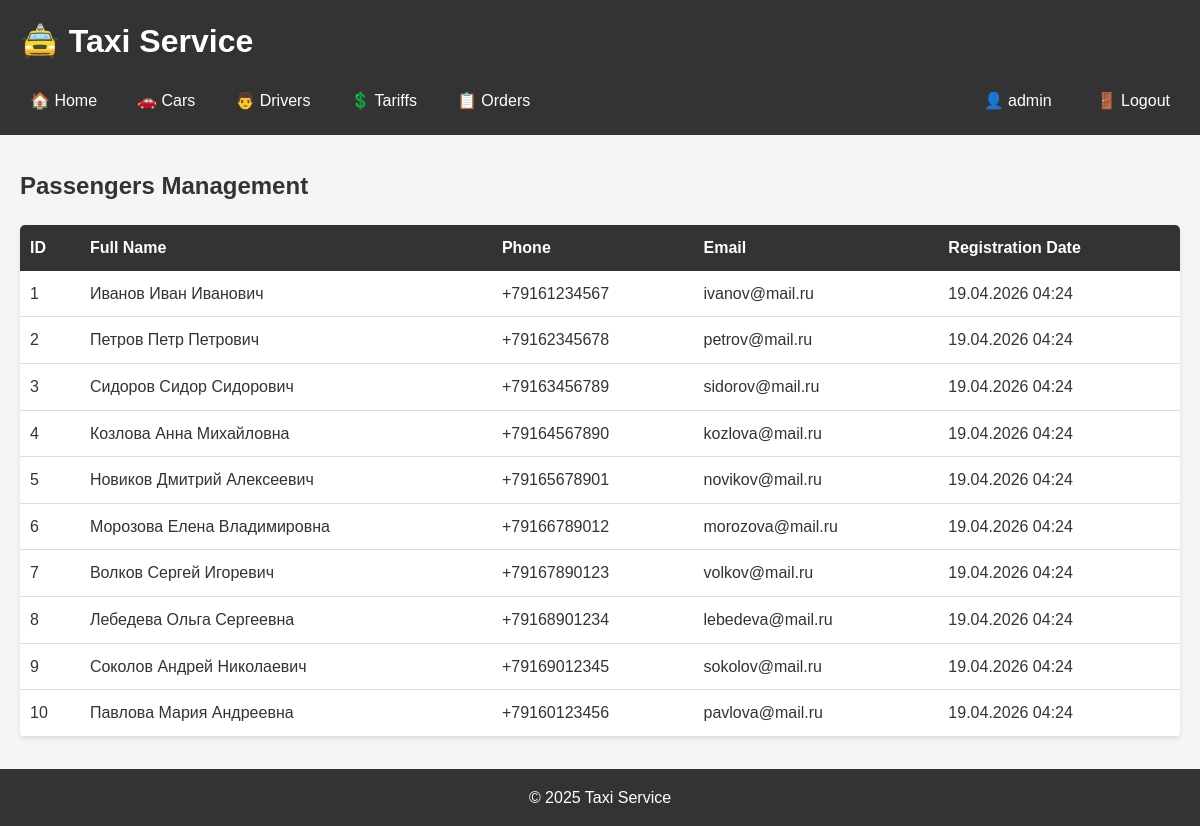
The page /pages/passengers.php (signed in) on the database its author committed.
### tables this page shows
CREATE TABLE `passengers` (
  `passenger_id` int(11) NOT NULL,
  `full_name` varchar(100) NOT NULL,
  `phone` varchar(20) NOT NULL,
  `email` varchar(100) DEFAULT NULL,
  `registration_date` timestamp NOT NULL DEFAULT current_timestamp()
);

### pages/passengers.php (the view, shortened to what this page needs)
<?php
include "../includes/header.php";
$passengers = $pdo->query("SELECT * FROM passengers ORDER BY passenger_id")->fetchAll();
?>
<h2>Passengers Management</h2>
<table style="width: 100%; border-collapse: collapse; margin-top: 20px;">
    <thead>
        <tr style="background: #333; color: white;">
            <th style="padding: 10px; text-align: left;">ID</th>
            <th style="padding: 10px; text-align: left;">Full Name</th>
            <th style="padding: 10px; text-align: left;">Phone</th>
            <th style="padding: 10px; text-align: left;">Email</th>
            <th style="padding: 10px; text-align: left;">Registration Date</th>
        </tr>
    </thead>
    <tbody>
        <?php foreach ($passengers as $passenger): ?>
        <tr style="border-bottom: 1px solid #ddd;">
            <td style="padding: 10px;"><?= $passenger["passenger_id"] ?></td>
            <td style="padding: 10px;"><?= htmlspecialchars($passenger["full_name"]) ?></td>
            <td style="padding: 10px;"><?= htmlspecialchars($passenger["phone"]) ?></td>
            <td style="padding: 10px;"><?= htmlspecialchars($passenger["email"] ?? "-") ?></td>
            <td style="padding: 10px;"><?= date("d.m.Y H:i", strtotime($passenger["registration_date"])) ?></td>
        </tr>
        <?php endforeach; ?>
    </tbody>
</table>
<?php include "../includes/footer.php"; ?>

### assets/style.css (style rules this page uses)
* { margin: 0; padding: 0; box-sizing: border-box; }
body { font-family: Arial, sans-serif; background-color: #f5f5f5; color: #333; line-height: 1.6; }
h2 { margin-bottom: 1rem; color: #333; }
table { background: white; border-radius: 5px; overflow: hidden; box-shadow: 0 2px 5px rgba(0,0,0,0.1); }

### rows shown on the page
passengers: passenger_id "1", full_name "Иванов Иван Иванович", phone "+79161234567", email "ivanov@mail.ru", registration_date "19.04.2026 04:24"
passengers: passenger_id "2", full_name "Петров Петр Петрович", phone "+79162345678", email "petrov@mail.ru", registration_date "19.04.2026 04:24"
passengers: passenger_id "3", full_name "Сидоров Сидор Сидорович", phone "+79163456789", email "sidorov@mail.ru", registration_date "19.04.2026 04:24"
passengers: passenger_id "4", full_name "Козлова Анна Михайловна", phone "+79164567890", email "kozlova@mail.ru", registration_date "19.04.2026 04:24"
passengers: passenger_id "5", full_name "Новиков Дмитрий Алексеевич", phone "+79165678901", email "novikov@mail.ru", registration_date "19.04.2026 04:24"
passengers: passenger_id "6", full_name "Морозова Елена Владимировна", phone "+79166789012", email "morozova@mail.ru", registration_date "19.04.2026 04:24"
passengers: passenger_id "7", full_name "Волков Сергей Игоревич", phone "+79167890123", email "volkov@mail.ru", registration_date "19.04.2026 04:24"
passengers: passenger_id "8", full_name "Лебедева Ольга Сергеевна", phone "+79168901234", email "lebedeva@mail.ru", registration_date "19.04.2026 04:24"
passengers: passenger_id "9", full_name "Соколов Андрей Николаевич", phone "+79169012345", email "sokolov@mail.ru", registration_date "19.04.2026 04:24"
passengers: passenger_id "10", full_name "Павлова Мария Андреевна", phone "+79160123456", email "pavlova@mail.ru", registration_date "19.04.2026 04:24"

### other values the page prints
$_SESSION['username'] "admin"
